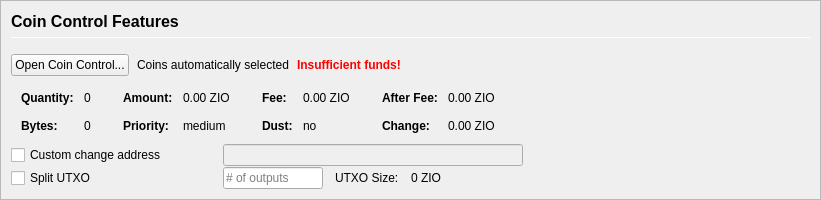
         <widget class="QFrame" name="frameCoinControl">
          <property name="sizePolicy">
           <sizepolicy hsizetype="Expanding" vsizetype="Expanding">
            <horstretch>0</horstretch>
            <verstretch>0</verstretch>
           </sizepolicy>
          </property>
          <property name="maximumSize">
           <size>
            <width>16777215</width>
            <height>16777215</height>
           </size>
          </property>
          <property name="frameShape">
           <enum>QFrame::StyledPanel</enum>
          </property>
          <property name="frameShadow">
           <enum>QFrame::Sunken</enum>
          </property>
          <layout class="QVBoxLayout" name="verticalLayoutCoinControl2">
           <property name="spacing">
            <number>0</number>
           </property>
           <property name="leftMargin">
            <number>0</number>
           </property>
           <property name="topMargin">
            <number>0</number>
           </property>
           <property name="rightMargin">
            <number>0</number>
           </property>
           <property name="bottomMargin">
            <number>0</number>
           </property>
           <item>
            <widget class="QFrame" name="frameCoinControl_BG">
             <layout class="QVBoxLayout" name="verticalLayoutCoinControl" stretch="0,0,0,0,0,0">
              <property name="spacing">
               <number>1</number>
              </property>
              <property name="leftMargin">
               <number>10</number>
              </property>
              <property name="topMargin">
               <number>10</number>
              </property>
              <item>
               <layout class="QHBoxLayout" name="horizontalLayoutCoinControl1">
                <property name="bottomMargin">
                 <number>15</number>
                </property>
                <item>
                 <layout class="QVBoxLayout" name="verticalLayout_3">
                  <property name="spacing">
                   <number>6</number>
                  </property>
                  <item>
                   <widget class="QLabel" name="labelCoinControlFeatures">
                    <property name="sizePolicy">
                     <sizepolicy hsizetype="Preferred" vsizetype="Maximum">
                      <horstretch>0</horstretch>
                      <verstretch>0</verstretch>
                     </sizepolicy>
                    </property>
                    <property name="minimumSize">
                     <size>
                      <width>0</width>
                      <height>20</height>
                     </size>
                    </property>
                    <property name="font">
                     <font>
                      <pointsize>12</pointsize>
                      <weight>75</weight>
                      <bold>true</bold>
                     </font>
                    </property>
                    <property name="styleSheet">
                     <string notr="true">font-weight:bold;</string>
                    </property>
                    <property name="text">
                     <string>Coin Control Features</string>
                    </property>
                   </widget>
                  </item>
                  <item>
                   <widget class="Line" name="line">
                    <property name="minimumSize">
                     <size>
                      <width>0</width>
                      <height>1</height>
                     </size>
                    </property>
                    <property name="maximumSize">
                     <size>
                      <width>16777215</width>
                      <height>1</height>
                     </size>
                    </property>
                    <property name="orientation">
                     <enum>Qt::Horizontal</enum>
                    </property>
                   </widget>
                  </item>
                 </layout>
                </item>
               </layout>
              </item>
              <item>
               <layout class="QHBoxLayout" name="horizontalLayoutCoinControl2" stretch="0,0,0,0">
                <property name="spacing">
                 <number>8</number>
                </property>
                <property name="bottomMargin">
                 <number>10</number>
                </property>
                <item>
                 <widget class="QPushButton" name="pushButtonCoinControl">
                  <property name="styleSheet">
                   <string notr="true"/>
                  </property>
                  <property name="text">
                   <string>Open Coin Control...</string>
                  </property>
                  <property name="autoDefault">
                   <bool>false</bool>
                  </property>
                 </widget>
                </item>
                <item>
                 <widget class="QLabel" name="labelCoinControlAutomaticallySelected">
                  <property name="text">
                   <string>Coins automatically selected</string>
                  </property>
                  <property name="margin">
                   <number>5</number>
                  </property>
                 </widget>
                </item>
                <item>
                 <widget class="QLabel" name="labelCoinControlInsuffFunds">
                  <property name="font">
                   <font>
                    <weight>75</weight>
                    <bold>true</bold>
                   </font>
                  </property>
                  <property name="styleSheet">
                   <string notr="true">color:red;font-weight:bold;</string>
                  </property>
                  <property name="text">
                   <string>Insufficient funds!</string>
                  </property>
                  <property name="margin">
                   <number>5</number>
                  </property>
                 </widget>
                </item>
                <item>
                 <spacer name="horizontalSpacerCoinControl">
                  <property name="orientation">
                   <enum>Qt::Horizontal</enum>
                  </property>
                  <property name="sizeHint" stdset="0">
                   <size>
                    <width>40</width>
                    <height>1</height>
                   </size>
                  </property>
                 </spacer>
                </item>
               </layout>
              </item>
              <item>
               <widget class="QWidget" name="widgetCoinControl" native="true">
                <property name="sizePolicy">
                 <sizepolicy hsizetype="Preferred" vsizetype="Preferred">
                  <horstretch>0</horstretch>
                  <verstretch>0</verstretch>
                 </sizepolicy>
                </property>
                <property name="minimumSize">
                 <size>
                  <width>0</width>
                  <height>0</height>
                 </size>
                </property>
                <property name="styleSheet">
                 <string notr="true"/>
                </property>
                <layout class="QHBoxLayout" name="horizontalLayoutCoinControl5">
                 <property name="leftMargin">
                  <number>0</number>
                 </property>
                 <property name="topMargin">
                  <number>0</number>
                 </property>
                 <property name="rightMargin">
                  <number>0</number>
                 </property>
                 <property name="bottomMargin">
                  <number>0</number>
                 </property>
                 <item>
                  <layout class="QHBoxLayout" name="horizontalLayoutCoinControl3" stretch="0,0,0,1">
                   <property name="spacing">
                    <number>20</number>
                   </property>
                   <property name="topMargin">
                    <number>0</number>
                   </property>
                   <property name="bottomMargin">
                    <number>10</number>
                   </property>
                   <item>
                    <layout class="QFormLayout" name="formLayoutCoinControl1">
                     <property name="horizontalSpacing">
                      <number>10</number>
                     </property>
                     <property name="verticalSpacing">
                      <number>14</number>
                     </property>
                     <property name="leftMargin">
                      <number>10</number>
                     </property>
                     <property name="topMargin">
                      <number>4</number>
                     </property>
                     <property name="rightMargin">
                      <number>6</number>
                     </property>
                     <item row="0" column="0">
                      <widget class="QLabel" name="labelCoinControlQuantityText">
                       <property name="font">
                        <font>
                         <weight>75</weight>
                         <bold>true</bold>
                        </font>
                       </property>
                       <property name="text">
                        <string>Quantity:</string>
                       </property>
                       <property name="margin">
                        <number>0</number>
                       </property>
                      </widget>
                     </item>
                     <item row="0" column="1">
                      <widget class="QLabel" name="labelCoinControlQuantity">
                       <property name="cursor">
                        <cursorShape>IBeamCursor</cursorShape>
                       </property>
                       <property name="contextMenuPolicy">
                        <enum>Qt::ActionsContextMenu</enum>
                       </property>
                       <property name="text">
                        <string notr="true">0</string>
                       </property>
                       <property name="margin">
                        <number>0</number>
                       </property>
                       <property name="textInteractionFlags">
                        <set>Qt::LinksAccessibleByMouse|Qt::TextSelectableByKeyboard|Qt::TextSelectableByMouse</set>
                       </property>
                      </widget>
                     </item>
                     <item row="1" column="0">
                      <widget class="QLabel" name="labelCoinControlBytesText">
                       <property name="font">
                        <font>
                         <weight>75</weight>
                         <bold>true</bold>
                        </font>
                       </property>
                       <property name="text">
                        <string>Bytes:</string>
                       </property>
                      </widget>
                     </item>
                     <item row="1" column="1">
                      <widget class="QLabel" name="labelCoinControlBytes">
                       <property name="cursor">
                        <cursorShape>IBeamCursor</cursorShape>
                       </property>
                       <property name="contextMenuPolicy">
                        <enum>Qt::ActionsContextMenu</enum>
                       </property>
                       <property name="text">
                        <string notr="true">0</string>
                       </property>
                       <property name="textInteractionFlags">
                        <set>Qt::LinksAccessibleByMouse|Qt::TextSelectableByKeyboard|Qt::TextSelectableByMouse</set>
                       </property>
                      </widget>
                     </item>
                    </layout>
                   </item>
                   <item>
                    <layout class="QFormLayout" name="formLayoutCoinControl2">
                     <property name="horizontalSpacing">
                      <number>10</number>
                     </property>
                     <property name="verticalSpacing">
                      <number>14</number>
                     </property>
                     <property name="leftMargin">
                      <number>6</number>
                     </property>
                     <property name="topMargin">
                      <number>4</number>
                     </property>
                     <property name="rightMargin">
                      <number>6</number>
                     </property>
                     <item row="0" column="0">
                      <widget class="QLabel" name="labelCoinControlAmountText">
                       <property name="font">
                        <font>
                         <weight>75</weight>
                         <bold>true</bold>
                        </font>
                       </property>
                       <property name="text">
                        <string>Amount:</string>
                       </property>
                       <property name="margin">
                        <number>0</number>
                       </property>
                      </widget>
                     </item>
                     <item row="0" column="1">
                      <widget class="QLabel" name="labelCoinControlAmount">
                       <property name="cursor">
                        <cursorShape>IBeamCursor</cursorShape>
                       </property>
                       <property name="contextMenuPolicy">
                        <enum>Qt::ActionsContextMenu</enum>
                       </property>
                       <property name="text">
                        <string notr="true">0.00 ZIO</string>
                       </property>
                       <property name="textInteractionFlags">
                        <set>Qt::LinksAccessibleByMouse|Qt::TextSelectableByKeyboard|Qt::TextSelectableByMouse</set>
                       </property>
                      </widget>
                     </item>
                     <item row="1" column="0">
                      <widget class="QLabel" name="labelCoinControlPriorityText">
                       <property name="font">
                        <font>
                         <weight>75</weight>
                         <bold>true</bold>
                        </font>
                       </property>
                       <property name="text">
                        <string>Priority:</string>
                       </property>
                      </widget>
                     </item>
                     <item row="1" column="1">
                      <widget class="QLabel" name="labelCoinControlPriority">
                       <property name="cursor">
                        <cursorShape>IBeamCursor</cursorShape>
                       </property>
                       <property name="contextMenuPolicy">
                        <enum>Qt::ActionsContextMenu</enum>
                       </property>
                       <property name="text">
                        <string>medium</string>
                       </property>
                       <property name="textInteractionFlags">
                        <set>Qt::LinksAccessibleByMouse|Qt::TextSelectableByKeyboard|Qt::TextSelectableByMouse</set>
                       </property>
                      </widget>
                     </item>
                    </layout>
                   </item>
                   <item>
                    <layout class="QFormLayout" name="formLayoutCoinControl3">
                     <property name="horizontalSpacing">
                      <number>10</number>
                     </property>
                     <property name="verticalSpacing">
                      <number>14</number>
                     </property>
                     <property name="leftMargin">
                      <number>6</number>
                     </property>
                     <property name="topMargin">
                      <number>4</number>
                     </property>
                     <property name="rightMargin">
                      <number>6</number>
                     </property>
                     <item row="0" column="0">
                      <widget class="QLabel" name="labelCoinControlFeeText">
                       <property name="font">
                        <font>
                         <weight>75</weight>
                         <bold>true</bold>
                        </font>
                       </property>
                       <property name="text">
                        <string>Fee:</string>
                       </property>
                       <property name="margin">
                        <number>0</number>
                       </property>
                      </widget>
                     </item>
                     <item row="0" column="1">
                      <widget class="QLabel" name="labelCoinControlFee">
                       <property name="cursor">
                        <cursorShape>IBeamCursor</cursorShape>
                       </property>
                       <property name="contextMenuPolicy">
                        <enum>Qt::ActionsContextMenu</enum>
                       </property>
                       <property name="text">
                        <string notr="true">0.00 ZIO</string>
                       </property>
                       <property name="textInteractionFlags">
                        <set>Qt::LinksAccessibleByMouse|Qt::TextSelectableByKeyboard|Qt::TextSelectableByMouse</set>
                       </property>
                      </widget>
                     </item>
                     <item row="1" column="0">
                      <widget class="QLabel" name="labelCoinControlLowOutputText">
                       <property name="font">
                        <font>
                         <weight>75</weight>
                         <bold>true</bold>
                        </font>
                       </property>
                       <property name="text">
                        <string>Dust:</string>
                       </property>
                      </widget>
                     </item>
                     <item row="1" column="1">
                      <widget class="QLabel" name="labelCoinControlLowOutput">
                       <property name="cursor">
                        <cursorShape>IBeamCursor</cursorShape>
                       </property>
                       <property name="contextMenuPolicy">
                        <enum>Qt::ActionsContextMenu</enum>
                       </property>
                       <property name="text">
                        <string>no</string>
                       </property>
                       <property name="textInteractionFlags">
                        <set>Qt::LinksAccessibleByMouse|Qt::TextSelectableByKeyboard|Qt::TextSelectableByMouse</set>
                       </property>
                      </widget>
                     </item>
                    </layout>
                   </item>
                   <item>
                    <layout class="QFormLayout" name="formLayoutCoinControl4">
                     <property name="horizontalSpacing">
                      <number>10</number>
                     </property>
                     <property name="verticalSpacing">
                      <number>14</number>
                     </property>
                     <property name="leftMargin">
                      <number>6</number>
                     </property>
                     <property name="topMargin">
                      <number>4</number>
                     </property>
                     <property name="rightMargin">
                      <number>6</number>
                     </property>
                     <item row="0" column="0">
                      <widget class="QLabel" name="labelCoinControlAfterFeeText">
                       <property name="font">
                        <font>
                         <weight>75</weight>
                         <bold>true</bold>
                        </font>
                       </property>
                       <property name="text">
                        <string>After Fee:</string>
                       </property>
                       <property name="margin">
                        <number>0</number>
                       </property>
                      </widget>
                     </item>
                     <item row="0" column="1">
                      <widget class="QLabel" name="labelCoinControlAfterFee">
                       <property name="cursor">
                        <cursorShape>IBeamCursor</cursorShape>
                       </property>
                       <property name="contextMenuPolicy">
                        <enum>Qt::ActionsContextMenu</enum>
                       </property>
                       <property name="text">
                        <string notr="true">0.00 ZIO</string>
                       </property>
                       <property name="textInteractionFlags">
                        <set>Qt::LinksAccessibleByMouse|Qt::TextSelectableByKeyboard|Qt::TextSelectableByMouse</set>
                       </property>
                      </widget>
                     </item>
                     <item row="1" column="0">
                      <widget class="QLabel" name="labelCoinControlChangeText">
                       <property name="font">
                        <font>
                         <weight>75</weight>
                         <bold>true</bold>
                        </font>
                       </property>
                       <property name="text">
                        <string>Change:</string>
                       </property>
                      </widget>
                     </item>
                     <item row="1" column="1">
                      <widget class="QLabel" name="labelCoinControlChange">
                       <property name="cursor">
                        <cursorShape>IBeamCursor</cursorShape>
                       </property>
                       <property name="contextMenuPolicy">
                        <enum>Qt::ActionsContextMenu</enum>
                       </property>
                       <property name="text">
                        <string notr="true">0.00 ZIO</string>
                       </property>
                       <property name="textInteractionFlags">
                        <set>Qt::LinksAccessibleByMouse|Qt::TextSelectableByKeyboard|Qt::TextSelectableByMouse</set>
                       </property>
                      </widget>
                     </item>
                    </layout>
                   </item>
                  </layout>
                 </item>
                </layout>
               </widget>
              </item>
              <item>
               <layout class="QHBoxLayout" name="horizontalLayoutCoinControl4">
                <property name="spacing">
                 <number>12</number>
                </property>
                <property name="sizeConstraint">
                 <enum>QLayout::SetDefaultConstraint</enum>
                </property>
                <property name="topMargin">
                 <number>0</number>
                </property>
                <property name="rightMargin">
                 <number>0</number>
                </property>
                <item>
                 <widget class="QCheckBox" name="checkBoxCoinControlChange">
                  <property name="sizePolicy">
                   <sizepolicy hsizetype="Preferred" vsizetype="Preferred">
                    <horstretch>0</horstretch>
                    <verstretch>0</verstretch>
                   </sizepolicy>
                  </property>
                  <property name="minimumSize">
                   <size>
                    <width>200</width>
                    <height>0</height>
                   </size>
                  </property>
                  <property name="maximumSize">
                   <size>
                    <width>200</width>
                    <height>16777215</height>
                   </size>
                  </property>
                  <property name="toolTip">
                   <string>If this is activated, but the change address is empty or invalid, change will be sent to a newly generated address.</string>
                  </property>
                  <property name="text">
                   <string>Custom change address</string>
                  </property>
                 </widget>
                </item>
                <item>
                 <widget class="QValidatedLineEdit" name="lineEditCoinControlChange">
                  <property name="enabled">
                   <bool>false</bool>
                  </property>
                  <property name="sizePolicy">
                   <sizepolicy hsizetype="Preferred" vsizetype="Preferred">
                    <horstretch>0</horstretch>
                    <verstretch>0</verstretch>
                   </sizepolicy>
                  </property>
                  <property name="minimumSize">
                   <size>
                    <width>300</width>
                    <height>0</height>
                   </size>
                  </property>
                 </widget>
                </item>
                <item>
                 <widget class="QLabel" name="labelCoinControlChangeLabel">
                  <property name="sizePolicy">
                   <sizepolicy hsizetype="Preferred" vsizetype="Preferred">
                    <horstretch>0</horstretch>
                    <verstretch>0</verstretch>
                   </sizepolicy>
                  </property>
                  <property name="minimumSize">
                   <size>
                    <width>100</width>
                    <height>0</height>
                   </size>
                  </property>
                  <property name="text">
                   <string/>
                  </property>
                  <property name="margin">
                   <number>3</number>
                  </property>
                 </widget>
                </item>
               </layout>
              </item>
              <item>
               <layout class="QHBoxLayout" name="horizontalLayoutCoinControl6">
                <property name="spacing">
                 <number>12</number>
                </property>
                <property name="rightMargin">
                 <number>0</number>
                </property>
                <item>
                 <widget class="QCheckBox" name="splitBlockCheckBox">
                  <property name="sizePolicy">
                   <sizepolicy hsizetype="Preferred" vsizetype="Preferred">
                    <horstretch>0</horstretch>
                    <verstretch>0</verstretch>
                   </sizepolicy>
                  </property>
                  <property name="minimumSize">
                   <size>
                    <width>200</width>
                    <height>0</height>
                   </size>
                  </property>
                  <property name="maximumSize">
                   <size>
                    <width>200</width>
                    <height>16777215</height>
                   </size>
                  </property>
                  <property name="text">
                   <string>Split UTXO</string>
                  </property>
                 </widget>
                </item>
                <item>
                 <widget class="QLineEdit" name="splitBlockLineEdit">
                  <property name="sizePolicy">
                   <sizepolicy hsizetype="Preferred" vsizetype="Preferred">
                    <horstretch>50</horstretch>
                    <verstretch>0</verstretch>
                   </sizepolicy>
                  </property>
                  <property name="minimumSize">
                   <size>
                    <width>100</width>
                    <height>0</height>
                   </size>
                  </property>
                  <property name="maximumSize">
                   <size>
                    <width>100</width>
                    <height>16777215</height>
                   </size>
                  </property>
                  <property name="placeholderText">
                   <string># of outputs</string>
                  </property>
                 </widget>
                </item>
                <item>
                 <widget class="QLabel" name="labelBlockSizeText">
                  <property name="text">
                   <string>UTXO Size:</string>
                  </property>
                 </widget>
                </item>
                <item>
                 <widget class="QLabel" name="labelBlockSize">
                  <property name="text">
                   <string>0 ZIO</string>
                  </property>
                 </widget>
                </item>
                <item>
                 <spacer name="horizontalSpacer_7">
                  <property name="orientation">
                   <enum>Qt::Horizontal</enum>
                  </property>
                  <property name="sizeHint" stdset="0">
                   <size>
                    <width>40</width>
                    <height>20</height>
                   </size>
                  </property>
                 </spacer>
                </item>
               </layout>
              </item>
              <item>
               <spacer name="verticalSpacerCoinControl">
                <property name="orientation">
                 <enum>Qt::Vertical</enum>
                </property>
                <property name="sizeHint" stdset="0">
                 <size>
                  <width>800</width>
                  <height>1</height>
                 </size>
                </property>
               </spacer>
              </item>
             </layout>
            </widget>
           </item>
          </layout>
         </widget>
